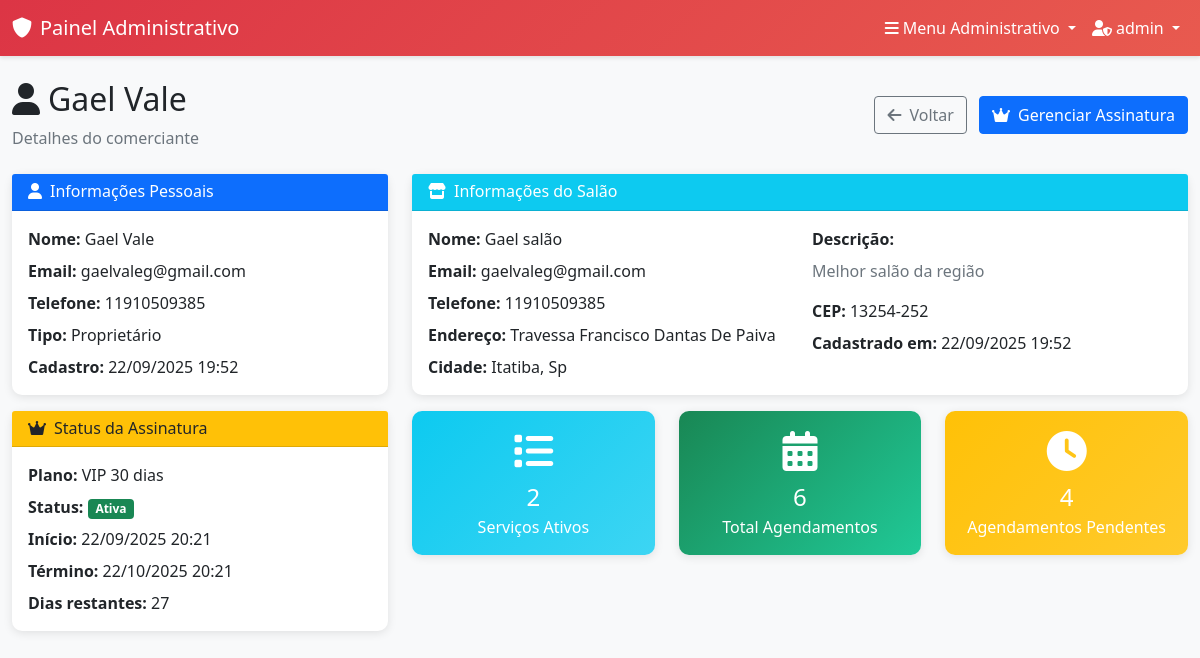
/admin-panel/owners/15/ (signed in), run on an earlier commit of the app's database.
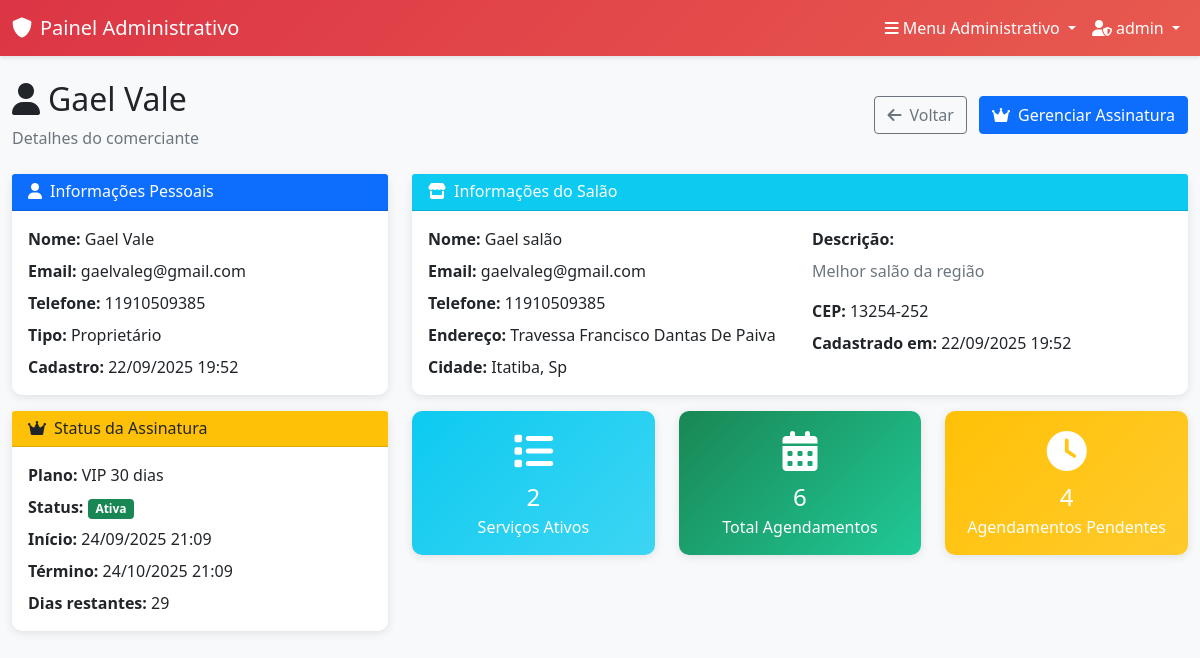
And on a later commit of the database.
### subscriptions/models.py (models this page shows, shortened)
class Subscription(models.Model):
    PLAN_TYPES = (
        ('trial_10', 'Teste 10 dias'),
        ('vip_30', 'VIP 30 dias'),
    )
    STATUS_CHOICES = (
        ('active', 'Ativo'),
        ('expired', 'Expirado'),
        ('cancelled', 'Cancelado'),
    )
    user = models.OneToOneField(User, on_delete=models.CASCADE, related_name='subscription')
    plan_type = models.CharField(max_length=10, choices=PLAN_TYPES, default='trial_10')
    start_date = models.DateTimeField(auto_now_add=True)
    end_date = models.DateTimeField()
    status = models.CharField(max_length=10, choices=STATUS_CHOICES, default='active')
    created_at = models.DateTimeField(auto_now_add=True)
    last_renewal = models.DateTimeField(blank=True, null=True)
    def is_active(self):
        return self.status == 'active' and self.end_date > timezone.now()
    def days_remaining(self):
        if self.is_active():
            remaining = self.end_date - timezone.now()
            return remaining.days
        return 0
    class Meta:
        verbose_name = "Assinatura"
        verbose_name_plural = "Assinaturas"

### admin_panel/views.py (the view)
# urls.py: path('owners/<int:owner_id>/', views.owner_detail, name='owner_detail'),
@login_required
@user_passes_test(is_admin_user)
def owner_detail(request, owner_id):
    owner = get_object_or_404(UserProfile, id=owner_id, user_type='owner')
    salon = getattr(owner.user, 'salon', None)
    subscription = getattr(owner.user, 'subscription', None)
    if salon:
        total_services = salon.services.filter(is_active=True).count()
        total_appointments = Appointment.objects.filter(salon=salon).count()
        pending_appointments = Appointment.objects.filter(
            salon=salon,
            status='scheduled'
        ).count()
    else:
        total_services = 0
        total_appointments = 0
        pending_appointments = 0
    return render(request, 'admin_panel/owner_detail.html', {
        'owner': owner,
        'salon': salon,
        'subscription': subscription,
        'total_services': total_services,
        'total_appointments': total_appointments,
        'pending_appointments': pending_appointments,
    })

### admin_panel/views.py (called while the page is built)
def is_admin_user(user):
    return user.is_authenticated and user.is_superuser

### templates/admin_panel/owner_detail.html (shortened to what the changed rows need)
{% extends 'admin_panel/base_admin.html' %}
{% block content %}
<div class="row">
    <div class="col-12">
        <div class="d-flex justify-content-between align-items-center mb-4">
            <div>
                <h2>
                    <i class="fas fa-user me-2"></i>{{ owner.user.first_name }} {{ owner.user.last_name }}
                </h2>
            </div>
        </div>
    </div>
</div>
<div class="row">
    <div class="col-lg-4 mb-4">
        <div class="card admin-card mt-3">
            <div class="card-body">
                {% if subscription %}
                    <p class="mb-2"><strong>Plano:</strong> {{ subscription.get_plan_type_display }}</p>
                    <p class="mb-2"><strong>Status:</strong>
                        {% if subscription.is_active %}
                            <span class="badge bg-success">Ativa</span>
                        {% else %}
                            <span class="badge bg-danger">Expirada</span>
                        {% endif %}
                    </p>
                    <p class="mb-2"><strong>Início:</strong> {{ subscription.start_date|date:"d/m/Y H:i" }}</p>
                    <p class="mb-2"><strong>Término:</strong> {{ subscription.end_date|date:"d/m/Y H:i" }}</p>
                    <p class="mb-0"><strong>Dias restantes:</strong> {{ subscription.days_remaining }}</p>
                {% else %}
                    <div class="text-center py-3">
                        <i class="fas fa-exclamation-triangle text-warning display-6 mb-2"></i>
                        <p class="text-muted mb-0">Sem assinatura</p>
                    </div>
                {% endif %}
            </div>
        </div>
    </div>
</div>
{% endblock %}

What changed in the data, as far as the page shows it:
changed Subscription "VIP 30 dias": start_date "22/09/2025 20:21" → "24/09/2025 21:09"; end_date "22/10/2025 20:21" → "24/10/2025 21:09"; days_remaining "27" → "29"
